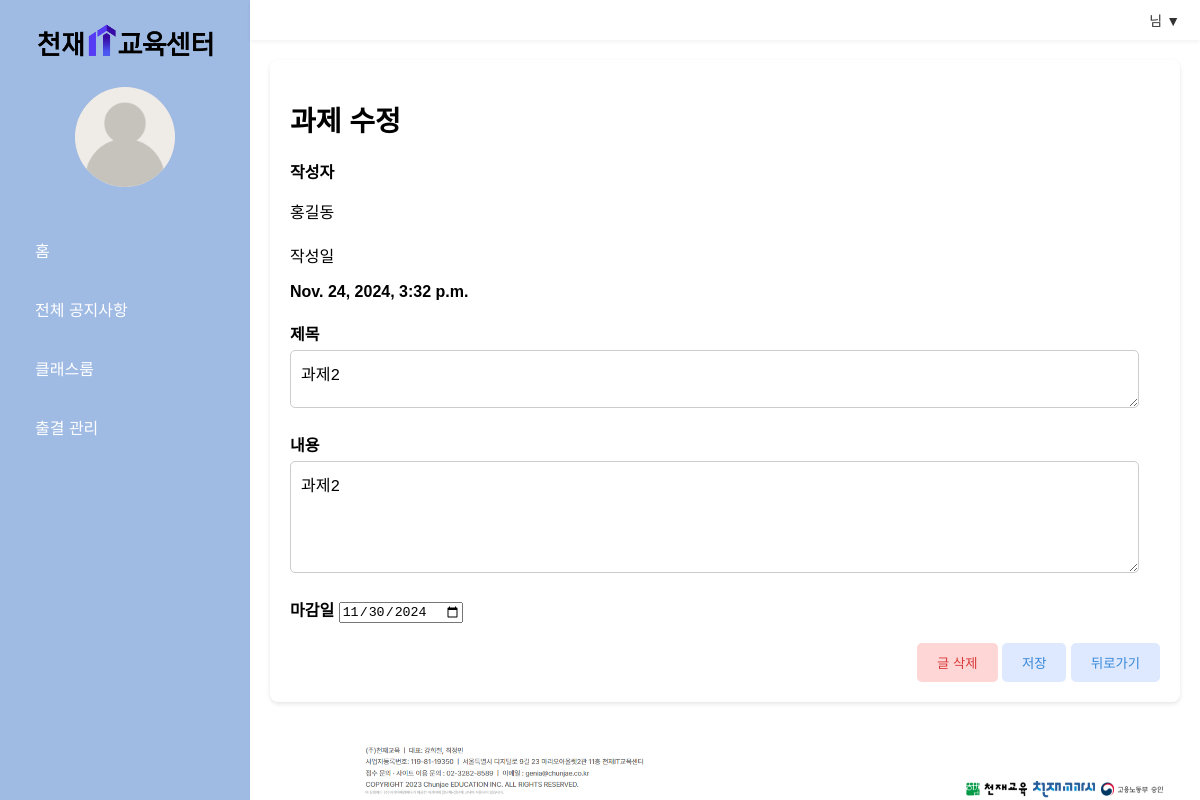
The app's page /classroom/update/2 with its own data.
### managementapp/models.py (models this page shows)
class Assignments(models.Model):
    title = models.TextField(max_length=300)
    writer = models.CharField(max_length=200)
    content = models.TextField()
    rdate = models.DateTimeField()
    udate = models.DateTimeField()
    deadline = models.DateTimeField()
    view_count = models.IntegerField()

### managementapp/views.py (the view)
# urls.py: path('classroom/update/<int:id>',views.classroom_update, name='classroom_update'),
def classroom_update(request, id):
    template = loader.get_template('classroom/classroom_update.html')
    assignment=Assignments.objects.get(id=id)
    context = {
        'assignment': assignment
    }
    return HttpResponse(template.render(context,request))

### managementapp/templates/classroom/classroom_update.html (shortened to what this page needs)
{% extends "base.html" %}
{% load static %}
{% block content %}
<link rel="stylesheet" href="{% static 'css/update.css' %}">
  <div class="content">
  <body>
    <div class="edit-container">
      <h1>과제 수정</h1>
      <form action="../classroom_update_ok/{{assignment.id}}" method="POST">
        <div class="form-group">
          <label>작성자</label>
            <p>{{assignment.writer}}</p>
          </div>
        <div class="form-group">
            <p>작성일</p>
            <label>{{assignment.udate}}</label>
          </div>
        <div class="form-group">
          <label for="title">제목</label>
          <textarea type="text" id="title" name="title" required>{{assignment.title}}</textarea>
        </div>
        <div class="form-group">
          <label for="content">내용</label>
          <textarea id="content" name="content" rows="5" required>{{assignment.content}}</textarea>
        </div>
        <div class="form-group">
          <label for="content">마감일</label>
          <input type="date" name="deadline" value="{{ assignment.deadline|date:'Y-m-d'}}" ></input>
        </div>
        <div class="button-container">
          <button type ='button' class="cancel-button" onclick=showPopup()>글 삭제</button>
          <button class="confirm-button" >저장</button>
          <button class="confirm-button" onclick="window.history.back()">뒤로가기</button>
        </div>
      </form>
    </div>
</body>
</div>
<link rel="stylesheet" href="{% static 'css/delete.css' %}">
{% endblock %}

### managementapp/static/css/base.css (style rules this page uses)
body { margin: 0; font-family: Arial, sans-serif; background-color: #fff; }

### managementapp/static/css/update.css (style rules this page uses)
.edit-container { padding: 20px; background-color: #fff; border-radius: 8px; box-shadow: 0 2px 4px rgba(0, 0, 0, 0.1); }
h1 { font-size: 28px; font-weight: bold; margin-bottom: 20px; }
.form-group { margin-bottom: 20px; }
label { font-size: 16px; font-weight: bold; }
input[type="text"], textarea { width: 95%; padding: 10px; font-size: 16px; border-radius: 5px; border: 1px solid #ccc; margin-top: 5px; }
textarea { resize: vertical; }
.button-container { margin-top: 20px; text-align: right; }
.button-container .cancel-button { background-color: #FFD6D6; color: #D83939; padding: 10px 20px; border: none; border-radius: 5px; cursor: pointer; }
.button-container .confirm-button { background-color: #DEE8FF; color: #3788D8; padding: 10px 20px; border: none; border-radius: 5px; cursor: pointer; }

### managementapp/static/css/delete.css (style rules this page uses)
body { font-family: Arial, sans-serif; margin: 0; padding: 0; display: flex; justify-content: center; align-items: center; height: 100vh; background-color: #f4f4f9; }
.confirm-button { background-color: #FFD6D6; color: #D83939; }
.cancel-button { background-color: #DEE8FF; color: #3788D8; }

### records on screen
Assignments: writer "홍길동", udate "Nov. 24, 2024, 3:32 p.m.", title "과제2", content "과제2", deadline "11/30/2024"
